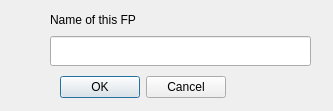
<?xml version="1.0" encoding="UTF-8"?>
<ui version="4.0">
 <class>Dialog</class>
 <widget class="QDialog" name="Dialog">
  <property name="geometry">
   <rect>
    <x>0</x>
    <y>0</y>
    <width>333</width>
    <height>111</height>
   </rect>
  </property>
  <property name="windowTitle">
   <string>Input</string>
  </property>
  <widget class="QDialogButtonBox" name="buttonBox">
   <property name="geometry">
    <rect>
     <x>50</x>
     <y>72</y>
     <width>176</width>
     <height>30</height>
    </rect>
   </property>
   <property name="orientation">
    <enum>Qt::Horizontal</enum>
   </property>
   <property name="standardButtons">
    <set>QDialogButtonBox::Cancel|QDialogButtonBox::Ok</set>
   </property>
  </widget>
  <widget class="QLineEdit" name="lineEdit">
   <property name="geometry">
    <rect>
     <x>50</x>
     <y>36</y>
     <width>261</width>
     <height>30</height>
    </rect>
   </property>
  </widget>
  <widget class="QLabel" name="label">
   <property name="geometry">
    <rect>
     <x>50</x>
     <y>10</y>
     <width>105</width>
     <height>20</height>
    </rect>
   </property>
   <property name="text">
    <string>Name of this FP</string>
   </property>
  </widget>
 </widget>
 <resources/>
 <connections>
  <connection>
   <sender>buttonBox</sender>
   <signal>accepted()</signal>
   <receiver>Dialog</receiver>
   <slot>accept()</slot>
   <hints>
    <hint type="sourcelabel">
     <x>248</x>
     <y>254</y>
    </hint>
    <hint type="destinationlabel">
     <x>157</x>
     <y>274</y>
    </hint>
   </hints>
  </connection>
  <connection>
   <sender>buttonBox</sender>
   <signal>rejected()</signal>
   <receiver>Dialog</receiver>
   <slot>reject()</slot>
   <hints>
    <hint type="sourcelabel">
     <x>316</x>
     <y>260</y>
    </hint>
    <hint type="destinationlabel">
     <x>286</x>
     <y>274</y>
    </hint>
   </hints>
  </connection>
 </connections>
</ui>
